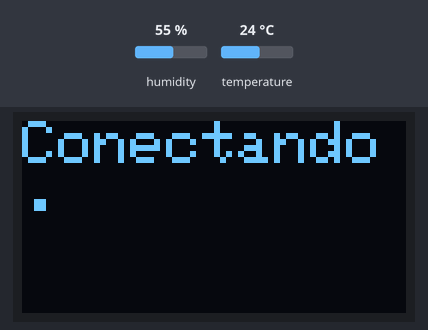
Recording of a sketch running on a simulated ESP8266 (NodeMCU). Shown: 128×64 one-colour display. The test bench sets the inputs (shaded band); at power-on: humidity 55 %, temperature 24 °C. WiFi joins after 1.5 s; servers stay silent unless stated; no MQTT or app messages arrive unless stated; what the sketch prints to the serial monitor is not drawn.

Above: at 0.6 s.
At 1.2 s:
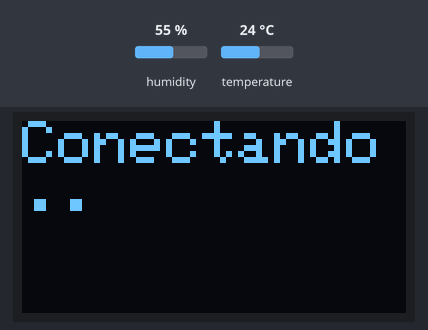
At 1.7 s:
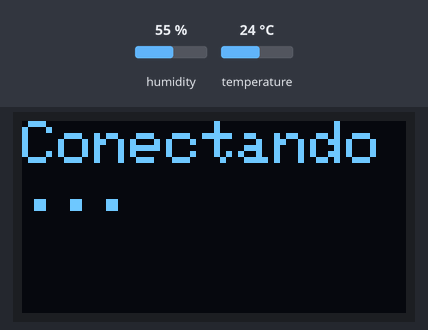
At 3.8 s:
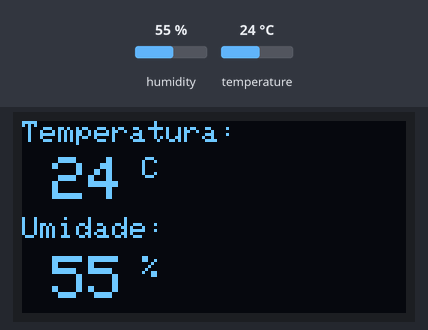

Measured:
- what the display in image 0 shows lasts 0.5 s, from 0.6 s to 1.1 s
- what the display in image 2 shows lasts 2.1 s, from 1.6 s to 3.7 s

The sketch:

Teste_MQTT.ino
```cpp
#define LED_BUILTIN 2

// ---> WIFI <---

#include <ESP8266WiFi.h>

const char* ssid = "net virtuia apt 44"; //Rede WIFI
const char* password = "Sandira13"; //Senhra

WiFiClient nodemcuClient;

// ---> MQTT <---

#include <PubSubClient.h>

const char* mqtt_broker = "192.168.0.7";
const char* mqtt_ClientID = "DispositivoTU";

PubSubClient client(nodemcuClient);

const char*topicoTemp = "dispositivos/temperatura";
const char*topicoUmid = "dispositivos/umidade";

// ---> DHT <---

#include <DHT.h>

#define DHTPIN D3
#define DHTTYPE DHT22//Seleciona o sensor tipo 22

DHT dht(DHTPIN,DHTTYPE);

int umidade;
int temperatura;

// ---> OLED <---

#include <Adafruit_SSD1306.h>

#define OLED_RESET LED_BUILTIN
Adafruit_SSD1306 display(OLED_RESET);

// ---> SETUP <---

void setup() {
  configuraDisplay();
  conectaWifi();
  client.setServer(mqtt_broker, 1883);
}


// ---> LOOP <---

void loop() {

  if (!client.connected()) {
    reconMQTT();
  }

  medeTempUmid();
  processaTempUmid();
  publicaTempUmidMQTT();
}

// ---> FUNÇÕES PERIFÉRICOS <---

void configuraDisplay() {
  display.begin(SSD1306_SWITCHCAPVCC, 0x3C); //Obtido com o I2C scanner
  display.setTextColor(WHITE); //Monocromático
  display.clearDisplay();
}

void medeTempUmid() {
  umidade = dht.readHumidity();
  temperatura = dht.readTemperature(false); //Habilita a utilização em Graus Celsius
  Serial.print("Temperatura: ");
  Serial.print(temperatura);
  Serial.print(" *C");
  Serial.print ("    ");
  Serial.print("Umidade: ");
  Serial.println(umidade);
  delay(2000);
}

void processaTempUmid () {
  exibeTempUmid("Temperatura:", (temperatura), " C", "Umidade:", (umidade), " %");
}


void exibeTempUmid(const char* texto1A, int medicaoA, const char* texto2A, const char* texto1B, int medicaoB, const char* texto2B) {
  //TEMPERATURA
  display.clearDisplay(); //Limpa
  display.setTextSize(1); //Tamanho da Fonte
  display.setCursor(0,0); //Deslocamento
  display.print(texto1A); //Conteúdo

  display.setTextSize(2);
  display.setCursor(10,12);
  display.print(medicaoA);

  display.setTextSize(1);
  display.print(texto2A);

  //UMIDADE
  display.setTextSize(1);
  display.setCursor(0,32);
  display.print(texto1B);

  display.setTextSize(2);
  display.setCursor(10,45);
  display.print(medicaoB);

  display.setTextSize(1);
  display.print(texto2B);

  display.display(); //Imprime
  delay(2000);
}

// ---> FUNÇÕES REDE <---

void conectaWifi(){
  delay(10);

  display.clearDisplay();
  display.setTextSize(2);
  display.setCursor(0,0);
  display.print("Conectando");
  display.display();

  WiFi.begin(ssid, password);

  while (WiFi.status() != WL_CONNECTED) {
    delay(500);
    display.print(".");
    display.display();
  }

}

void reconMQTT(){
   while (!client.connected()) {
    client.connect(mqtt_ClientID);
   }
}

// ---> FUNÇÕES PUBLISH <---

void publicaTempUmidMQTT() {
  client.publish(topicoTemp, String(temperatura).c_str(), true); //true retém o dado publicado até que seja enviado o próximo
  client.publish(topicoUmid, String(umidade).c_str(), true);
  delay(300000);
}
```
